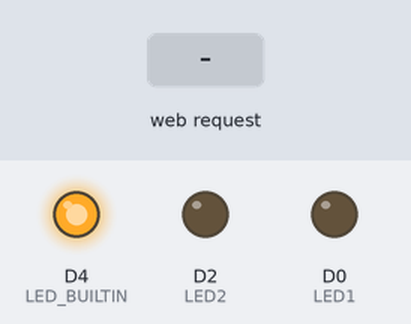
Bench run of a sketch on a simulated ESP8266 (NodeMCU). On the bench: output pins drawn as LEDs (lit = HIGH, except the on-board LED, lit = LOW). Inputs (shaded band) come from the test bench. WiFi joins after 1.5 s; servers stay silent unless stated; what the sketch prints to the serial monitor is not drawn.

Above: at 2.7 s.
2.8 s: HTTP request GET /LED1ON received
At 3.8 s:
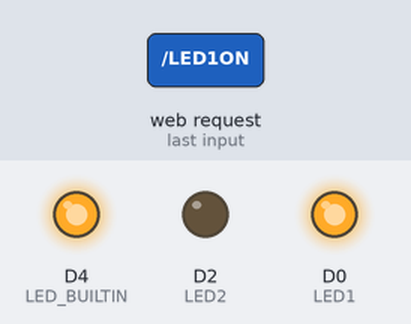
4.3 s: HTTP request GET /LED2ON received
At 4.9 s:
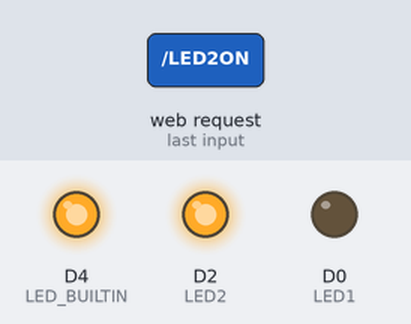
5.8 s: HTTP request GET /ALL_OFF received
At 6.1 s:
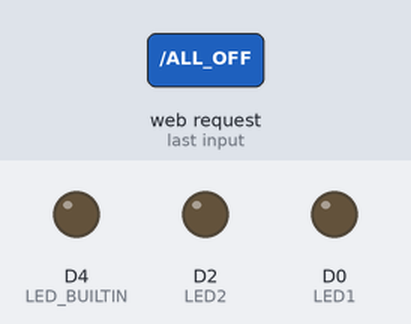
7.3 s: HTTP request GET /LED1ON received
At 8.4 s:
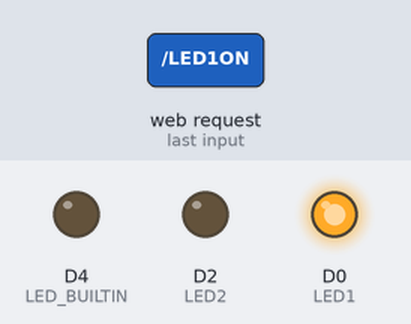
8.8 s: HTTP request GET /LED2ON received
At 9.5 s:
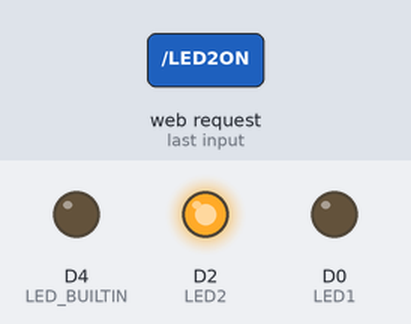
10.3 s: HTTP request GET /LED_BUILTINON received
At 10.7 s:
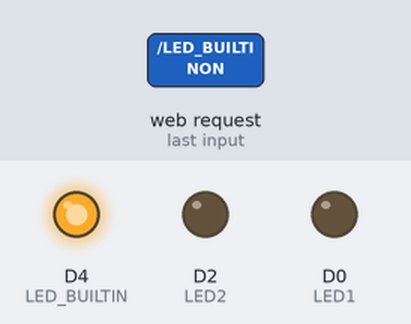
Timing chart, 0 to 12.8 s (numbered marks = the images above; inputs shaded):
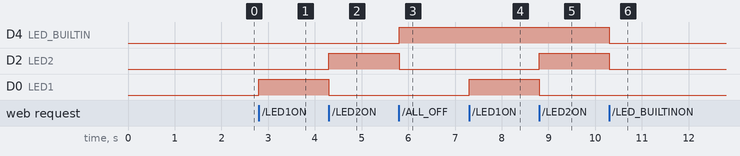

Measured:
- after the input at 2.8 s, D0 (LED1): LOW → HIGH at once
- after the input at 4.3 s, D2 (LED2): LOW → HIGH at once; D0 (LED1): HIGH → LOW at once
- after the input at 5.8 s, D4 (LED_BUILTIN): LOW → HIGH at once; D2 (LED2): HIGH → LOW at once
- after the input at 7.3 s, D0 (LED1): LOW → HIGH at once
- after the input at 8.8 s, D2 (LED2): LOW → HIGH at once; D0 (LED1): HIGH → LOW at once
- after the input at 10.3 s, D4 (LED_BUILTIN), D2 (LED2): HIGH → LOW at once

The sketch:

Posttest_1_IOT.ino
```cpp
#include <ESP8266WiFi.h>
#include <ESP8266WebServer.h>

#define LED1 D0  // Pemilihan Pin D0
#define LED2 D2  // Pemilihan Pin D1

const char* ssid = "Universitas Mulawarman";  // Nama SSID AP/Hotspot
const char* password = "";                    // Password Wifi

ESP8266WebServer server(80);  //Menyatakan Webserver pada port 80
String webpage;

void setup() {  //Pengaturan Pin
  Serial.begin(115200);
  delay(10);

  pinMode(LED1, OUTPUT);
  pinMode(LED2, OUTPUT);
  pinMode(LED_BUILTIN, OUTPUT);

  // Connect ke WiFi
  Serial.println();
  Serial.print("Configuring access point...");

  // Mengatur WiFi
  WiFi.mode(WIFI_STA);  // Mode Station
  // WiFi.mode(WIFI_AP);                      // Mode AP
  WiFi.begin(ssid, password);  // Mencocokan SSID dan Password

  while (WiFi.status() != WL_CONNECTED) {
    delay(500);
    Serial.print(".");
  }

  // Print status Connect
  Serial.println("IP address: ");
  Serial.println(WiFi.localIP());

  // Serial.println(WiFi.softAPIP());

  digitalWrite(LED1, LOW);
  digitalWrite(LED2, LOW);
  digitalWrite(LED_BUILTIN, LOW);

  // Isi dari Webpage
  webpage += "<h1> Web Control LED ESP8266</h1>";
  webpage += "LED 1 ON LED 2 OFF :";
  webpage += "<a href=\"LED1ON\"\"><button>ON</button></a><br>";
  webpage += "LED 2 ON LED 1 OFF :  ";
  webpage += "<a href=\"LED2ON\"\"><button>ON</button></a><br>";
  webpage += "LED BUILTIN ON LED 1 AND LED 2 OFF : ";
  webpage += "<a href=\"LED_BUILTINON\"\"><button>ON</button></a></br>";
  webpage += "ALL OFF :";
  webpage += "<a href=\"ALL_OFF\"\"><button>OFF</button></a></br>";


  // Membuat file webpage
  server.on("/", []() {
    server.send(200, "text/html", webpage);
  });

  // Bagian ini untuk merespon perintah yang masuk
  server.on("/LED1ON", []() {
    server.send(200, "text/html", webpage);
    digitalWrite(LED1, HIGH);
    digitalWrite(LED2, LOW);
  });
  server.on("/LED2ON", []() {
    server.send(200, "text/html", webpage);
    digitalWrite(LED2, HIGH);
    digitalWrite(LED1, LOW);
  });
  server.on("/LED_BUILTINON", []() {
    server.send(200, "text/html", webpage);
    digitalWrite(LED_BUILTIN, LOW);
    digitalWrite(LED2, LOW);
    digitalWrite(LED1, LOW);
  });
  server.on("/ALL_OFF", []() {
    server.send(200, "text/html", webpage);
    digitalWrite(LED_BUILTIN, HIGH);
    digitalWrite(LED2, LOW);
    digitalWrite(LED1, LOW);
  });
  server.begin();
  Serial.println("Server dijalankan");
}

void loop() {  //Perulangan Program
  server.handleClient();
}
```
